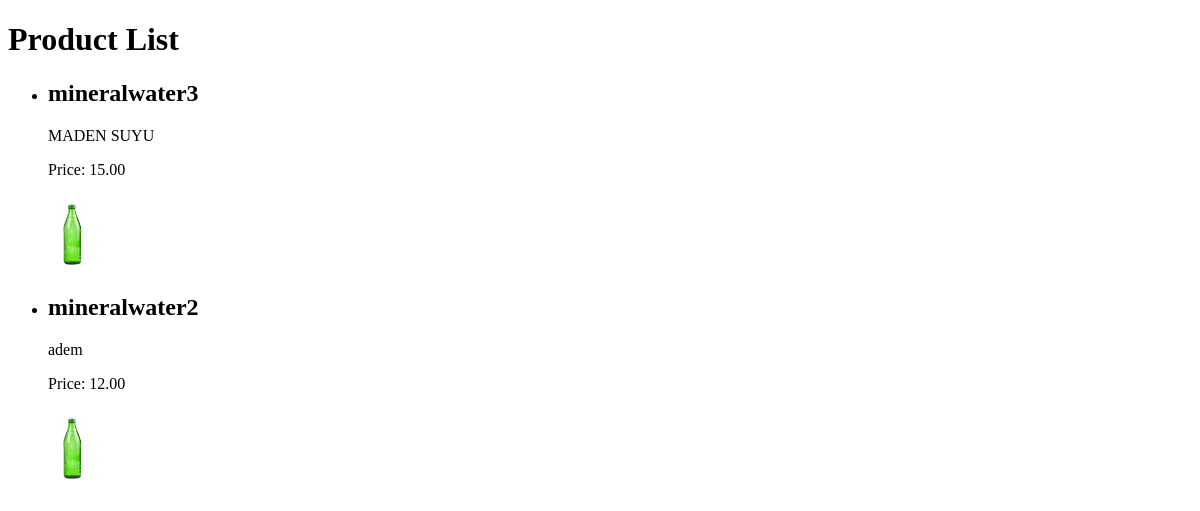
Page /blogs/ on the earlier database version.
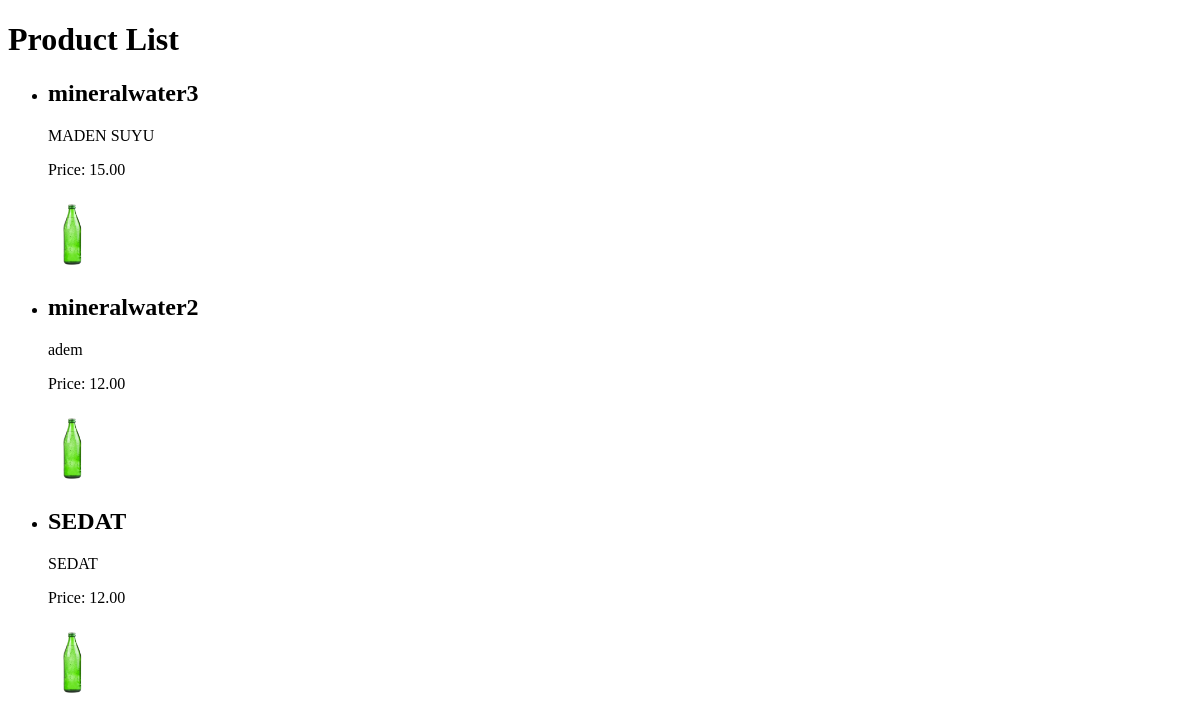
Same page on the later database version.
### waterproject/models.py (models this page shows, shortened)
class Product(models.Model):
    category = models.ForeignKey(Category, on_delete=models.CASCADE, related_name='products')
    name = models.CharField(max_length=100)
    description = models.TextField()
    price = models.DecimalField(max_digits=8, decimal_places=2)
    stock = models.IntegerField(default=0)
    image = models.ImageField(upload_to='products/', null=True, blank=True)

### waterproject/views.py (the view)
# urls.py: path('blogs/', views.blogs, name='blogs'),
def blogs(request):
    mineralwater_category = Category.objects.get(name='mineralwater')
    products = Product.objects.filter(category=mineralwater_category)
    return render(request, 'blogs.html', {'products': products})

### waterproject/templates/blogs.html (shortened to what this page needs)
<!DOCTYPE html>
<html>
<head>
</head>
<body>
    <h1>Product List</h1>
    <ul>
        {% for product in products %}
            <li>
                <h2>{{ product.name }}</h2>
                <p>{{ product.description }}</p>
                <p>Price: {{ product.price }}</p>
                {% if product.image %}
                    <img src="{{ product.image.url }}" alt="{{ product.name }} " style="max-width: 50px;">
                {% endif %}
            </li>
        {% empty %}
            <li>No products found.</li>
        {% endfor %}
    </ul>
</body>
</html>

Differences in the rows shown:
added Product: name "SEDAT", description "SEDAT", price "12.00", image (picture)
